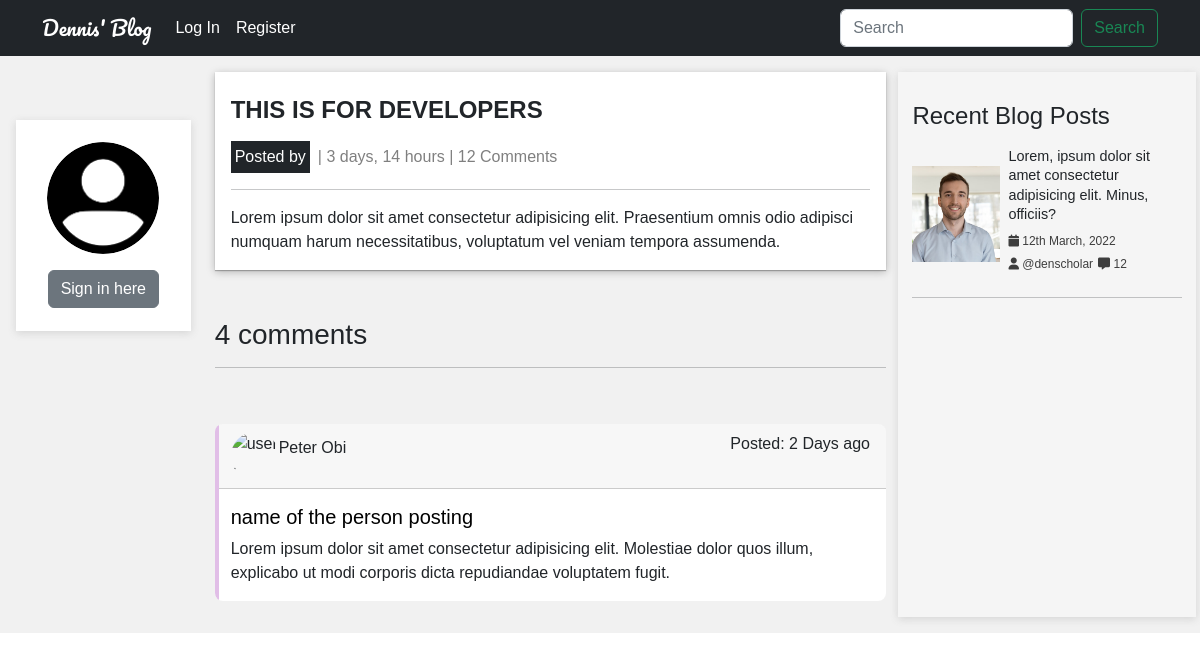
The page /post/1/ on the database as committed earlier.
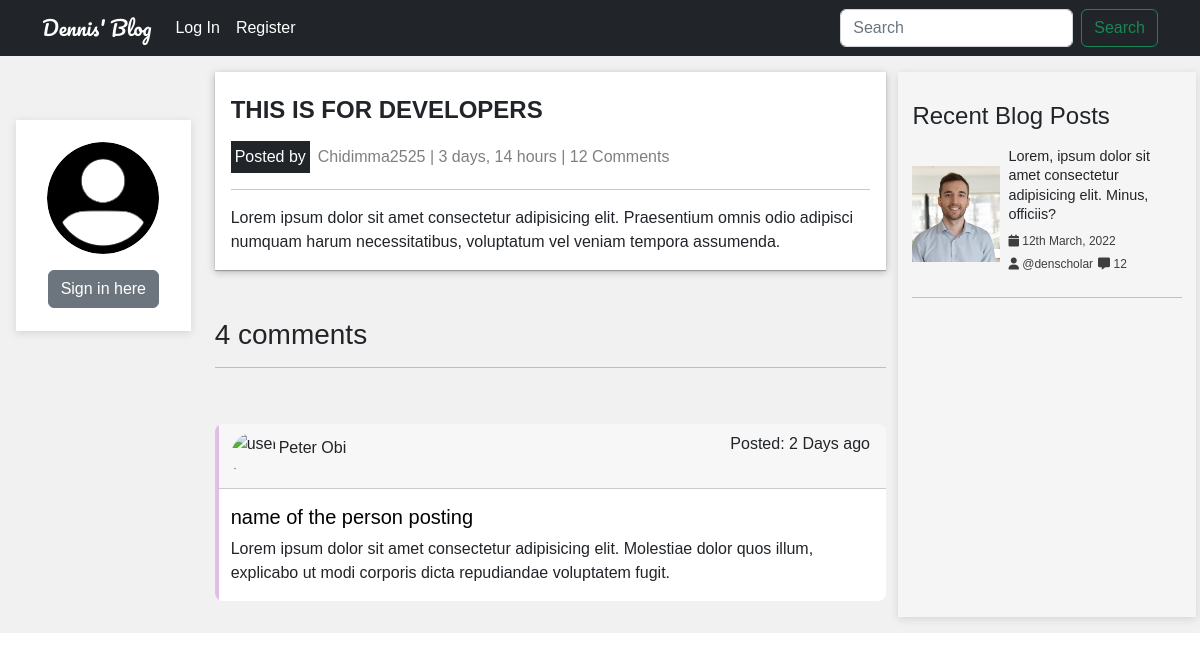
The same page on the database as committed later.
### blog/models.py (models this page shows, shortened)
class Post(models.Model):
    author = models.ForeignKey(User, on_delete=models.CASCADE)
    title = models.CharField(max_length = 150)
    body = RichTextField(blank=True, null=True)
    dateCreated = models.DateTimeField(default=timezone.now)

### users/models.py (models this page shows, shortened)
class Profile(models.Model):
    user = models.OneToOneField(User, on_delete=models.CASCADE)
    image = models.ImageField(default='default.png', upload_to='profile_pics')
    bio = models.TextField(max_length=300, default='As a new user, kindly update your profile to reflect your bio.')

### blog/views.py (the view)
# urls.py: path("post/<int:pk>/", PostDetailView.as_view(), name="post-detail"),
class PostDetailView(DetailView):
    model = Post
    context_object_name = 'post'
    template_name='blog/detail.html'

### blog/templates/blog/detail.html (shortened to what this page needs)
{% extends 'blog/base.html' %}
{% load static %}
{% block content %}
<div class="p-lg-3 background">
    <div class="row">
      <div class="col-sm-4 col-md-2 text-center my-5 left">
       {% include "blog/profile.html" %}
      </div>
      <div class="col-sm-4 offset-sm-2 col-md-7 offset-md-0 center">
        <div class="container inner-container">
            <h3 class="heading py-2">{{ post.title | upper }}</h3>
            <div class="d-flex justify-content-between align-items-center">
              <div class="d-flex align-items-center gap-2">
                <span class="text-bg-dark p-1">Posted by</span><p class="m-0 text-black text-opacity-50">{{ post.author.profile.user | title}} | {{post.dateCreated | timesince}} | 12 Comments</p>
              </div>
            </div>
            <hr>
            <div class="content">
              {{ post.body|safe }}
            </div>
        </div>
        <div class="comment-section mt-5">
          <h3>4 comments</h3>
          <hr>
          <div class="comments">
            <div class="card my-3">
              <div class="card-header d-flex justify-content-between align-content-center">
                <div class="thumbnail d-flex justify-content-start align-items-center">
                  <img class="" src= "#" alt="user-image">
                  <p>Peter Obi </p>
                </div>
                <p class="">Posted: 2 Days ago</p>
              </div>
              <div class="card-body">
                <a class="text-decoration-none text-black" href="#"><h5 class="card-title">name of the person posting</h5></a>
                <p class="card-text">Lorem ipsum dolor sit amet consectetur adipisicing elit. Molestiae dolor quos illum, explicabo ut modi corporis dicta repudiandae voluptatem fugit.</p>
              </div>
            </div>
          </div>
        </div>
      </div>
      <div class="col-sm-4 offset-sm-2 col-md-3 offset-md-0 right">
        {% include "blog/recent_articles.html" %}
      </div>
    </div>
  </div>
{% endblock content %}

Rows that differ between the two databases and show on the page:
changed Post "THIS IS FOR DEVELOPERS": author.profile.user (not shown) → "Chidimma2525"
